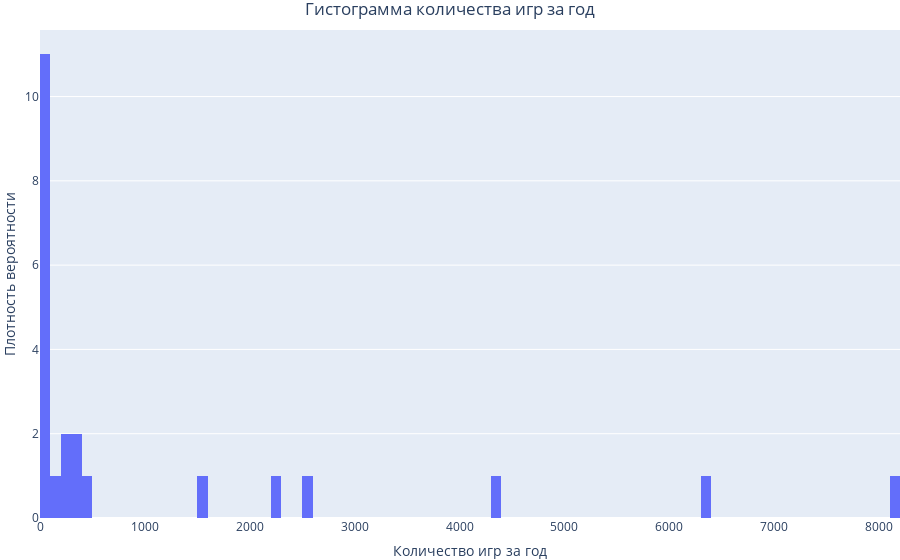

Notebook cell for this chart:
### Code cell
fig = go.Figure(data = [go.Histogram(x = pivot_table_['count'], nbinsx = 100)])

fig.update_layout(
    title = "Гистограмма количества игр за год",
    title_x = 0.5,
    xaxis_title = "Количество игр за год",
    yaxis_title = "Плотность вероятности",
    legend = dict(x =.5, xanchor = "center", orientation = "h"),
    margin = dict(l = 0, r = 0, t = 30, b  =0)
)

fig.show()

### Figure 1 — Plotly figure (JSON) as saved in the notebook; plotly's stock layout.template omitted (floating-point values rounded to 4 significant figures)
{"data": [{"nbinsx": 100, "type": "histogram", "x": [2213, 8160, 6357, 4361, 2597, 1555, 418, 320, 239, 238, 305, 145, 93, 48, 6, 6, 3, 1, 4, 2, 2, 1, 1]}], "layout": {"legend": {"orientation": "h", "x": 0.5, "xanchor": "center"}, "margin": {"b": 0, "l": 0, "r": 0, "t": 30}, "title": {"text": "Гистограмма количества игр за год", "x": 0.5}, "xaxis": {"title": {"text": "Количество игр за год"}}, "yaxis": {"title": {"text": "Плотность вероятности"}}}}
